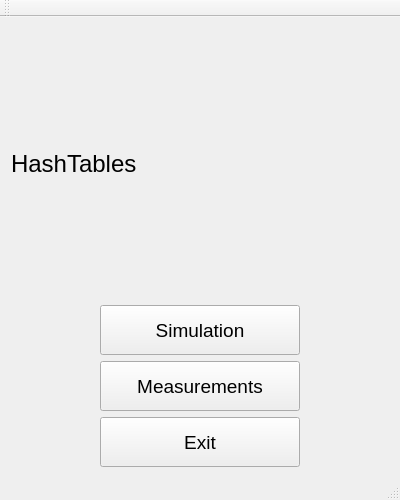
<?xml version="1.0" encoding="UTF-8"?>
<ui version="4.0">
 <class>MainMenu</class>
 <widget class="QMainWindow" name="MainMenu">
  <property name="geometry">
   <rect>
    <x>0</x>
    <y>0</y>
    <width>400</width>
    <height>500</height>
   </rect>
  </property>
  <property name="maximumSize">
   <size>
    <width>400</width>
    <height>500</height>
   </size>
  </property>
  <property name="windowTitle">
   <string>MainMenu</string>
  </property>
  <widget class="QWidget" name="centralWidget">
   <property name="styleSheet">
    <string notr="true"/>
   </property>
   <layout class="QVBoxLayout" name="verticalLayout">
    <item>
     <widget class="QLabel" name="titleLabel">
      <property name="sizePolicy">
       <sizepolicy hsizetype="Expanding" vsizetype="Expanding">
        <horstretch>0</horstretch>
        <verstretch>0</verstretch>
       </sizepolicy>
      </property>
      <property name="font">
       <font>
        <pointsize>18</pointsize>
       </font>
      </property>
      <property name="styleSheet">
       <string notr="true">QLabel {
qproperty-alignment: AlignCenter;
}</string>
      </property>
      <property name="text">
       <string>HashTables</string>
      </property>
      <property name="margin">
       <number>0</number>
      </property>
     </widget>
    </item>
    <item>
     <layout class="QGridLayout" name="gridLayout">
      <item row="1" column="1">
       <widget class="QPushButton" name="measurementsButton">
        <property name="sizePolicy">
         <sizepolicy hsizetype="Expanding" vsizetype="Fixed">
          <horstretch>0</horstretch>
          <verstretch>0</verstretch>
         </sizepolicy>
        </property>
        <property name="minimumSize">
         <size>
          <width>0</width>
          <height>50</height>
         </size>
        </property>
        <property name="font">
         <font>
          <pointsize>14</pointsize>
         </font>
        </property>
        <property name="text">
         <string>Measurements</string>
        </property>
       </widget>
      </item>
      <item row="0" column="1">
       <widget class="QPushButton" name="simulationButton">
        <property name="enabled">
         <bool>true</bool>
        </property>
        <property name="sizePolicy">
         <sizepolicy hsizetype="Expanding" vsizetype="Fixed">
          <horstretch>0</horstretch>
          <verstretch>0</verstretch>
         </sizepolicy>
        </property>
        <property name="minimumSize">
         <size>
          <width>200</width>
          <height>50</height>
         </size>
        </property>
        <property name="font">
         <font>
          <pointsize>14</pointsize>
         </font>
        </property>
        <property name="styleSheet">
         <string notr="true"/>
        </property>
        <property name="text">
         <string>Simulation</string>
        </property>
       </widget>
      </item>
      <item row="2" column="1">
       <widget class="QPushButton" name="exitButton">
        <property name="sizePolicy">
         <sizepolicy hsizetype="Expanding" vsizetype="Fixed">
          <horstretch>0</horstretch>
          <verstretch>0</verstretch>
         </sizepolicy>
        </property>
        <property name="minimumSize">
         <size>
          <width>0</width>
          <height>50</height>
         </size>
        </property>
        <property name="font">
         <font>
          <pointsize>14</pointsize>
         </font>
        </property>
        <property name="text">
         <string>Exit</string>
        </property>
       </widget>
      </item>
      <item row="0" column="0">
       <spacer name="horizontalSpacer">
        <property name="orientation">
         <enum>Qt::Horizontal</enum>
        </property>
        <property name="sizeHint" stdset="0">
         <size>
          <width>40</width>
          <height>20</height>
         </size>
        </property>
       </spacer>
      </item>
      <item row="0" column="2">
       <spacer name="horizontalSpacer_2">
        <property name="orientation">
         <enum>Qt::Horizontal</enum>
        </property>
        <property name="sizeHint" stdset="0">
         <size>
          <width>40</width>
          <height>20</height>
         </size>
        </property>
       </spacer>
      </item>
     </layout>
    </item>
   </layout>
  </widget>
  <widget class="QMenuBar" name="menuBar">
   <property name="geometry">
    <rect>
     <x>0</x>
     <y>0</y>
     <width>400</width>
     <height>26</height>
    </rect>
   </property>
  </widget>
  <widget class="QToolBar" name="mainToolBar">
   <attribute name="toolBarArea">
    <enum>TopToolBarArea</enum>
   </attribute>
   <attribute name="toolBarBreak">
    <bool>false</bool>
   </attribute>
  </widget>
  <widget class="QStatusBar" name="statusBar"/>
 </widget>
 <layoutdefault spacing="6" margin="11"/>
 <resources/>
 <connections>
  <connection>
   <sender>exitButton</sender>
   <signal>clicked()</signal>
   <receiver>MainMenu</receiver>
   <slot>close()</slot>
   <hints>
    <hint type="sourcelabel">
     <x>276</x>
     <y>317</y>
    </hint>
    <hint type="destinationlabel">
     <x>397</x>
     <y>307</y>
    </hint>
   </hints>
  </connection>
 </connections>
</ui>
